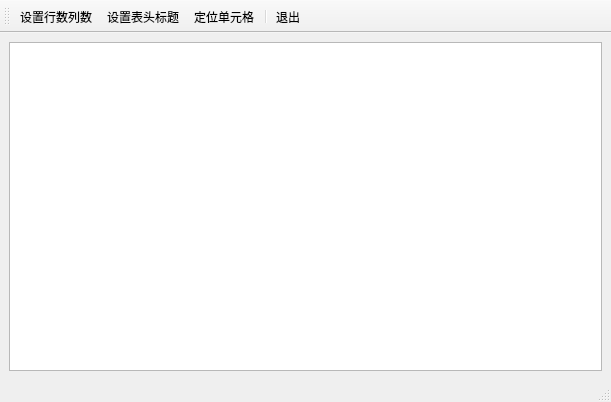
<?xml version="1.0" encoding="UTF-8"?>
<ui version="4.0">
 <class>MainWindow</class>
 <widget class="QMainWindow" name="MainWindow">
  <property name="geometry">
   <rect>
    <x>0</x>
    <y>0</y>
    <width>611</width>
    <height>402</height>
   </rect>
  </property>
  <property name="windowTitle">
   <string>Demo6_2 自定义对话框及其调用</string>
  </property>
  <widget class="QWidget" name="centralwidget">
   <layout class="QVBoxLayout" name="verticalLayout">
    <item>
     <widget class="QTableView" name="tableView"/>
    </item>
   </layout>
  </widget>
  <widget class="QMenuBar" name="menubar">
   <property name="geometry">
    <rect>
     <x>0</x>
     <y>0</y>
     <width>611</width>
     <height>23</height>
    </rect>
   </property>
  </widget>
  <widget class="QToolBar" name="mainToolBar">
   <property name="windowTitle">
    <string>toolBar</string>
   </property>
   <property name="toolButtonStyle">
    <enum>Qt::ToolButtonTextUnderIcon</enum>
   </property>
   <attribute name="toolBarArea">
    <enum>TopToolBarArea</enum>
   </attribute>
   <attribute name="toolBarBreak">
    <bool>false</bool>
   </attribute>
   <addaction name="actTab_SetSize"/>
   <addaction name="actTab_SetHeader"/>
   <addaction name="actTab_Locate"/>
   <addaction name="separator"/>
   <addaction name="act_Exit"/>
  </widget>
  <widget class="QStatusBar" name="statusBar"/>
  <action name="actTab_SetSize">
   <property name="icon">
    <iconset resource="../Resource/res.qrc">
     <normaloff>:/icons/images/230.bmp</normaloff>:/icons/images/230.bmp</iconset>
   </property>
   <property name="text">
    <string>设置行数列数</string>
   </property>
  </action>
  <action name="actTab_SetHeader">
   <property name="icon">
    <iconset resource="../Resource/res.qrc">
     <normaloff>:/icons/images/516.bmp</normaloff>:/icons/images/516.bmp</iconset>
   </property>
   <property name="text">
    <string>设置表头标题</string>
   </property>
  </action>
  <action name="actTab_Locate">
   <property name="icon">
    <iconset resource="../Resource/res.qrc">
     <normaloff>:/icons/images/304.bmp</normaloff>:/icons/images/304.bmp</iconset>
   </property>
   <property name="text">
    <string>定位单元格</string>
   </property>
  </action>
  <action name="act_Exit">
   <property name="icon">
    <iconset resource="../Resource/res.qrc">
     <normaloff>:/icons/images/132.bmp</normaloff>:/icons/images/132.bmp</iconset>
   </property>
   <property name="text">
    <string>退出</string>
   </property>
  </action>
 </widget>
 <resources>
  <include location="../Resource/res.qrc"/>
 </resources>
 <connections>
  <connection>
   <sender>act_Exit</sender>
   <signal>triggered()</signal>
   <receiver>MainWindow</receiver>
   <slot>close()</slot>
   <hints>
    <hint type="sourcelabel">
     <x>-1</x>
     <y>-1</y>
    </hint>
    <hint type="destinationlabel">
     <x>305</x>
     <y>200</y>
    </hint>
   </hints>
  </connection>
 </connections>
</ui>
